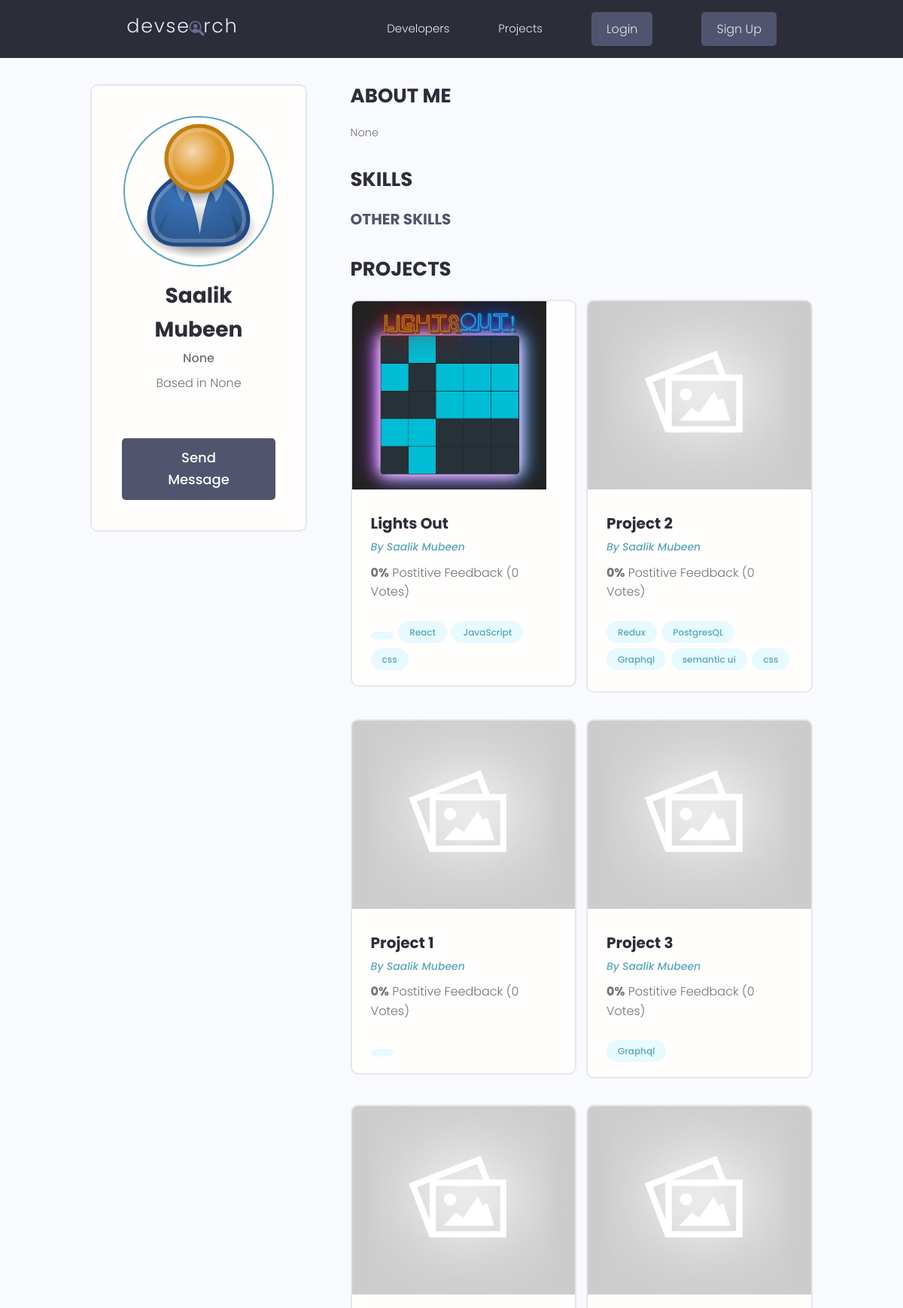
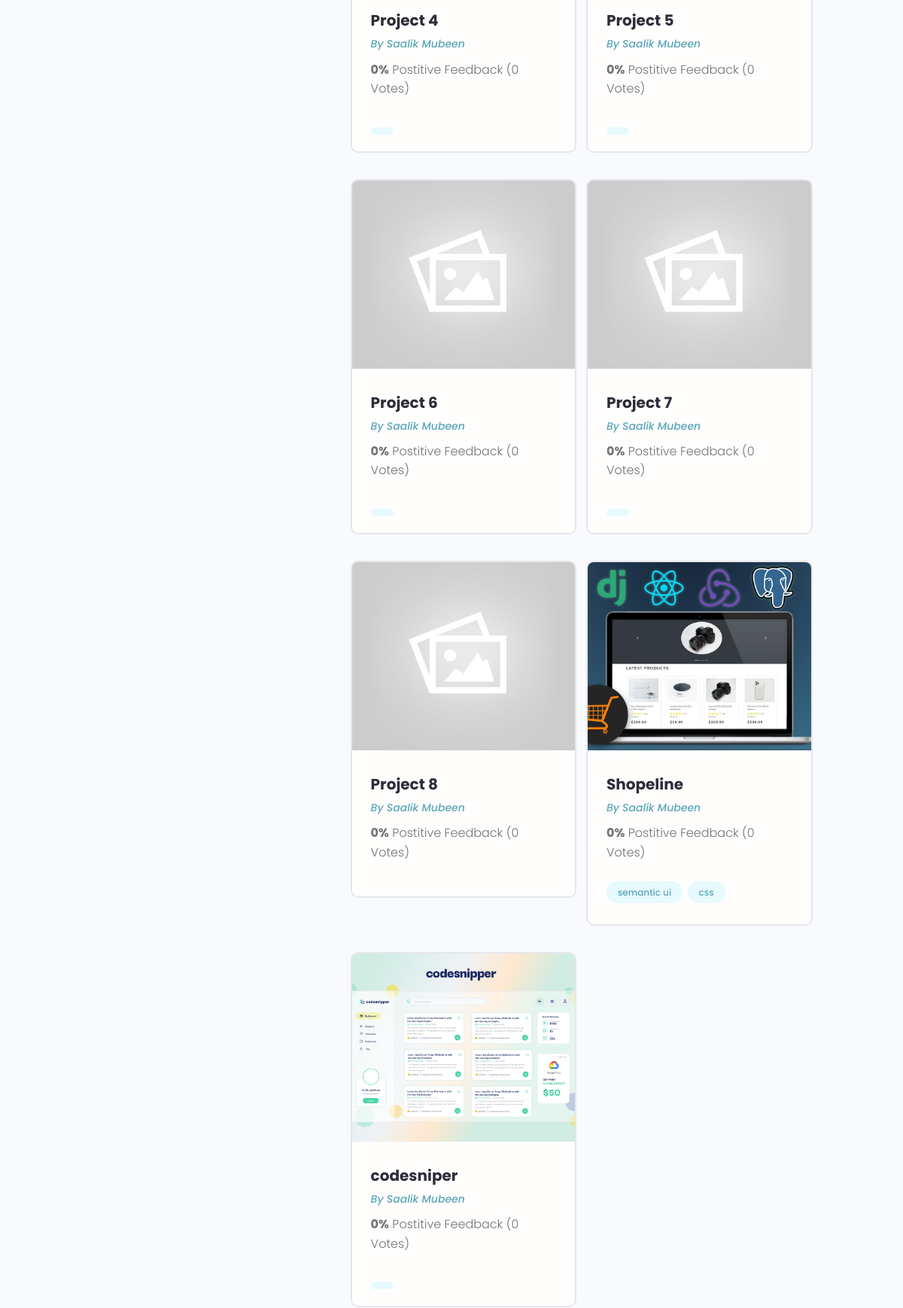
Screenshot of /profile/6344d8f1f1b443f1af32e61153bf8101/ (upper part) with the database file from the repository (2 pictures, top to bottom).
### users/models.py (models this page shows, shortened)
class Profile(models.Model):
    id = models.UUIDField(default=uuid.uuid4, unique=True, primary_key=True, editable=False)
    user = models.OneToOneField(User, on_delete=models.CASCADE)
    name = models.CharField(max_length=200)
    email = models.EmailField(max_length=500)
    username = models.CharField(max_length=200)
    location = models.CharField(max_length=200, blank=True, null=True)
    short_intro = models.CharField(max_length=200, blank=True, null=True)
    bio = models.TextField(blank=True, null=True)
    profile_image = models.ImageField(null=True, blank=True, upload_to='profiles/', default="profiles/user-default.png")
    social_github = models.CharField(max_length=200, blank=True, null=True)
    social_twitter = models.CharField(max_length=200, blank=True, null=True)
    social_linkedin = models.CharField(max_length=200, blank=True, null=True)
    social_youtube = models.CharField(max_length=200, blank=True, null=True)
    social_website = models.CharField(max_length=200, blank=True, null=True)
    created = models.DateTimeField(auto_now_add=True)
    class Meta:
        ordering = ["created"]

### projects/models.py (models this page shows, shortened)
class Project(models.Model):
    id = models.UUIDField(default=uuid.uuid4, unique=True, primary_key=True, editable=False)
    owner = models.ForeignKey(
        Profile, on_delete=models.CASCADE, related_name='projects')
    title = models.CharField(max_length=200)
    description = models.TextField(null=True, blank=True)
    featured_image = models.ImageField(
        null=True, blank=True, default="default.jpg")
    demo_link = models.CharField(max_length=2000, null=True, blank=True)
    source_link = models.CharField(max_length=2000, null=True, blank=True)
    tags = models.ManyToManyField('Tag', blank=True)
    vote_total = models.IntegerField(default=0, null=True, blank=True)
    vote_ratio = models.IntegerField(default=0, null=True, blank=True)
    created = models.DateTimeField(auto_now_add=True)
    class Meta:
        ordering = ['-vote_ratio', '-vote_total', 'title']

class Tag(models.Model):
    id = models.UUIDField(default=uuid.uuid4, unique=True, primary_key=True, editable=False)
    name = models.CharField(max_length=200)
    def __str__(self):
        return self.name

### users/views.py (the view)
# urls.py: path('profile/<str:pk>/', views.user_profile, name="user-profile"),
def user_profile(request, pk):
    profile = Profile.objects.get(pk=pk)
    other_skills = profile.skill_set.filter(description = "") # Get all skills that have no description
    top_skills = profile.skill_set.exclude(description__exact="") # Get all skills that have a description
    return render(request, 'users/user-profile.html', {"profile": profile, "other_skills": other_skills, "top_skills": top_skills})

### users/templates/users/user-profile.html (shortened to what this page needs)
{% extends 'base.html' %}
{% block content %}
<main class="profile my-md">
    <div class="container">
        <div class="layout">
            <div class="column column--1of3">
                <div class="card text-center">
                    <div class="card__body dev">
                        <img class="avatar avatar--xl" src="{{ profile.profile_image.url }}" />
                        <h2 class="dev__name">{{profile.name}}</h2>
                        <p class="dev__title">{{profile.short_intro}}</p>
                        <p class="dev__location">Based in {{profile.location}}</p>
                        {% if request.user.profile.id != profile.id %}
                            <a href="" class="btn btn--sub btn--lg">Send Message </a>
                        {% endif %}
                    </div>
                </div>
            </div>
            <div class="column column--2of3">
                <div class="devInfo">
                    <h3 class="devInfo__title">About Me</h3>
                    <p class="devInfo__about">{{profile.bio}}</p>
                </div>
                <div class="devInfo">
                    <h3 class="devInfo__title">Skills</h3>
                    <div class="devInfo__skills">
                        <h3 class="devInfo__subtitle">Other Skills</h3>
                    </div>
                </div>
                <div class="devInfo">
                    <h3 class="devInfo__title">Projects</h3>
                    <div class="grid grid--two">
                        {% for project in profile.projects.all %}
                        <div class="column">
                            <div class="card project">
                                <a href="{% url 'project' project.id %}" class="project">
                                    <img class="project__thumbnail" src="{{project.featured_image.url}}"
                                        alt="project thumbnail" />
                                    <div class="card__body">
                                        <h3 class="project__title">{{project.title}}</h3>
                                        <p><a class="project__author"
                                                href="{% url 'user-profile' project.owner.id %}">By
                                                {{project.owner.name}}</a>
                                        </p>
                                        <p class="project--rating">
                                            <span style="font-weight: bold;">{{project.vote_ratio}}%</span> Postitive
                                            Feedback ({{project.vote_total}} Vote{{project.vote_total|pluralize:"s"}})
                                        </p>
                                        <div class="project__tags">
                                            {% for tag in project.tags.all %}
                                            <span class="tag tag--pill tag--main">
                                                <small>{{tag}}</small>
                                            </span>
                                            {% endfor %}
                                        </div>
                                    </div>
                                </a>
                            </div>
                        </div>
                        {% endfor %}
                    </div>
                </div>
            </div>
        </div>
    </div>
</main>
{% endblock content %}

### static/styles/app.css (style rules this page uses)
:root { --color-sub: #2d2d39; }
.btn--sub { background-color: var(--color-sub-light); }
.card { border: 2px solid var(--color-light); }
img { width: 100%; }
.profile .card > .dev { padding: 4rem; }
.dev__name { color: var(--color-sub); font-size: 2.8rem; font-weight: 700; margin-top: 1rem; margin-bottom: 0.5rem; }
.dev__title { font-size: 1.6rem; font-weight: 500; line-height: 1.3; }
.dev__location { margin-top: 1rem; }
.devInfo { margin-bottom: 3rem; }
.devInfo__title, .devInfo__subtitle { font-size: 2.6rem; color: var(--color-sub); text-transform: uppercase; font-weight: 700; margin-bottom: 1.5rem; }
.devInfo__subtitle { font-size: 2rem; color: var(--color-sub-light); }
.devInfo__about, .devSkill__info { font-size: 1.45rem; line-height: 1.7; text-align: justify; }
.project__author { font-size: 1.4rem; font-style: italic; }
.project--rating { margin-bottom: 1.6em; margin-top: .5em; }
.project__thumbnail { height: 25rem; object-fit: cover; object-position: top center; }
.project__title { font-size: 2rem; font-weight: 700; color: var(--color-sub); }

### static/uikit/styles/modules/_variables.css (style rules this page uses)
:root { --color-main: #5aa5b9; --color-main-light: #e6faff; --color-sub: #3f4156; --color-sub-light: #51546e; --color-sub-lighter: #ededfd; --color-text: #737373; --color-gray: #8b8b8b; --color-light: #e5e7eb; --color-light-gray: #767676; --color-bg: #f8fafd; --color-white: #fffefd; --color-white-light: #f3f3f3; --color-success: #359e64; --color-success-bg: #def8e8; --color-error: #fc4b0b; --color-error-bg: #fff2ee; --font-base: 'Poppins', arial, helvetica, 'Segoe UI', roboto, ubuntu, sans-serif; --font-monospace: 'Fira Code', 'Courier New', courier, monospace; --font-regular: 300; --font-medium: 500; --font-bold: 700; --generic-shadow: 1px 1px 5px #00000010; --generic-transition: all 0.3s ease-in-out; }

### static/uikit/styles/modules/_base.css (style rules this page uses)
* { margin: 0; padding: 0; box-sizing: border-box; text-rendering: optimizeLegibility; color: inherit; font-size: inherit; }
html { font-size: 50%; }
@media only screen and (min-width: 480px) { html { font-size: 56.25%; } }
@media only screen and (min-width: 1200px) { html { font-size: 62.5%; } }
body { line-height: 1.6; font-weight: 400; font-size: 1.5rem; color: var(--color-text); background-color: var(--color-bg); min-height: 100vh; }

### static/uikit/styles/modules/_typography.css (style rules this page uses)
* { font-family: var(--font-base); }
h2 { font-size: 3.6rem; font-weight: var(--font-bold); }
h3 { font-size: 3.2rem; font-weight: var(--font-medium); }
p, span, strong { font-size: 1.6rem; color: var(--color-text); font-weight: var(--font-regular); }
a { padding-bottom: 2px; text-decoration: none; display: inline-block; color: var(--color-main); font-weight: var(--font-medium); }

### static/uikit/styles/modules/_utilities.css (style rules this page uses)
.container { width: 92%; max-width: 165rem; margin: 0 auto; box-sizing: border-box; }
@media screen and (min-width: 1000px) { .container { width: 90%; } }
@media screen and (min-width: 1200px) { .container { width: 80%; } }
.text-center { text-align: center; }
.my-md { margin: 3rem auto; }

### static/uikit/styles/modules/_avatar.css (style rules this page uses)
.avatar { border-radius: 50%; border: 2px solid var(--color-main); object-fit: cover; }
.avatar--xl { height: 20rem; width: 20rem; }

### static/uikit/styles/modules/_button.css (style rules this page uses)
.btn { display: inline-block; position: relative; cursor: pointer; background-color: var(--color-light); font-weight: var(--font-medium); color: var(--color-sub); text-decoration: none; padding: 1rem 2rem; border-radius: 0.5rem; border: none; width: -webkit-fit-content; width: -moz-fit-content; width: fit-content; height: -webkit-fit-content; height: -moz-fit-content; height: fit-content; font-size: 1.6rem; outline-width: 0; outline-color: transparent; -webkit-backface-visibility: hidden; backface-visibility: hidden; transition: all 0.3s ease-in-out; }
.btn--sub { background-color: var(--color-sub); color: var(--color-white); }
.btn--lg { font-size: 1.8rem; padding: 1.2rem 4.5rem; }

### static/uikit/styles/modules/_card.css (style rules this page uses)
.card { border-radius: 1rem; background-color: var(--color-white); border: 1.5px solid var(--color-light); width: auto; height: auto; margin-top: 0.5rem; margin-bottom: 0.5rem; overflow: hidden; }
.card__body, .card__header { padding: 2rem 2.5rem; }

### static/uikit/styles/modules/_grid.css (style rules this page uses)
.grid { display: flex; flex-wrap: wrap; justify-content: flex-start; align-items: stretch; }
.grid > .column { min-width: 28rem; margin-bottom: 2.5rem; }
.grid--two > .column { flex-basis: 100%; }
@media screen and (min-width: 800px) { .grid--two { margin-right: -2%; } }
@media screen and (min-width: 800px) { .grid--two > .column { margin-right: 2%; } }
@media screen and (min-width: 800px) { .grid--two > .column { flex-basis: 48%; } }

### rows the page displays
Profile: profile_image (placeholder picture), name "Saalik Mubeen", short_intro "None", location "None", bio "None"
Project: featured_image (picture), title "Lights Out", owner.name "Saalik Mubeen", vote_ratio "0", vote_total "0"
Tag: name "React"
Tag: name "JavaScript"
Tag: name "css"
Project: featured_image (placeholder picture), title "Project 2", owner.name "Saalik Mubeen", vote_ratio "0", vote_total "0"
Tag: name "Redux"
Tag: name "PostgresQL"
Tag: name "Graphql"
Tag: name "semantic ui"
Project: featured_image (placeholder picture), title "Project 1", owner.name "Saalik Mubeen", vote_ratio "0", vote_total "0"
Project: featured_image (placeholder picture), title "Project 3", owner.name "Saalik Mubeen", vote_ratio "0", vote_total "0"
Project: featured_image (placeholder picture), title "Project 4", owner.name "Saalik Mubeen", vote_ratio "0", vote_total "0"
Project: featured_image (placeholder picture), title "Project 5", owner.name "Saalik Mubeen", vote_ratio "0", vote_total "0"
Project: featured_image (placeholder picture), title "Project 6", owner.name "Saalik Mubeen", vote_ratio "0", vote_total "0"
Project: featured_image (placeholder picture), title "Project 7", owner.name "Saalik Mubeen", vote_ratio "0", vote_total "0"
Project: featured_image (placeholder picture), title "Project 8", owner.name "Saalik Mubeen", vote_ratio "0", vote_total "0"
Project: featured_image (picture), title "Shopeline", owner.name "Saalik Mubeen", vote_ratio "0", vote_total "0"
Project: featured_image (picture), title "codesniper", owner.name "Saalik Mubeen", vote_ratio "0", vote_total "0"
